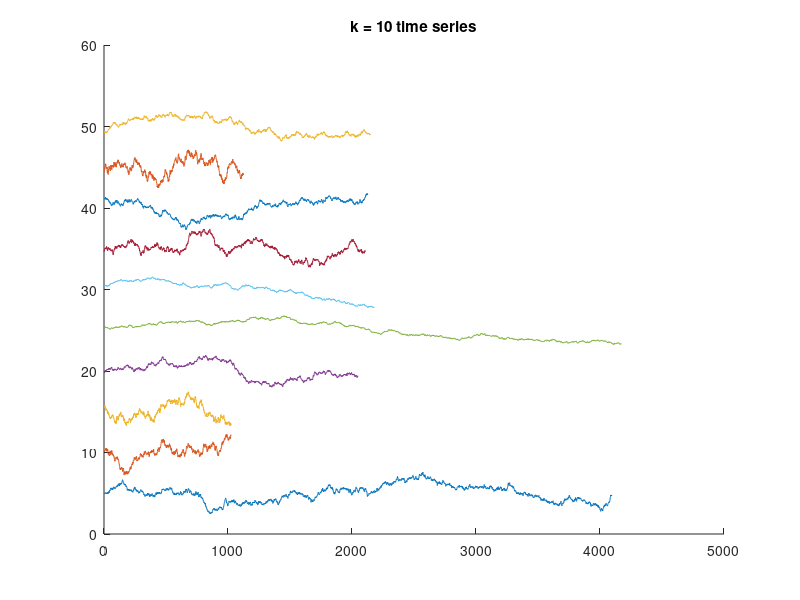

Recreate this plot in MATLAB. (Note: this script raises an error after producing the figure.)
% consensus motif example for a sequence of 10 time series
% Commented out sections were used to generate the file random_walk.txts

% Generate a number of short time series.
rng(0, 'twister');
k = 10;
baselen = 2^12;
L = [2^12; 2^10; 2^10; 2^11 + 1; 2^12 + 76; 2^11 + 130; 2^11 + 60; 2^11 + 80; 2^10 + 100; 2^11 + 100];
subsequence_len = 301;

T = zeros(sum(L) + k - 1,1);
T(1:L(1)) = cumsum(randn(L(1), 1));
j = L(1) + 1;
for i = 2 : k
    T(j) = NaN;
    T(j + 1 : j + L(i)) = cumsum(randn(L(i), 1));
    j = j + 1 + L(i);
end

figure();
ax = axes();
j = 1;
hold on;
for i = 1 : 10
    plot(zscore(T(j : j + L(i) - 1),1) + 5*i);
    j = j + 1 + L(i);
end
hold off;
title(sprintf('k = %d time series',k));
ax.YTick = [];
drawnow;
%%
[sol,obj] = consensus_search.from_nan_cat(T,subsequence_len,true);
% title(sprintf('corresponding consensus motif for subsequence length: %d radius %g',subsequence_len,sol.radius));
% drawnow;

% Example of the same thing using the constructor interface directly
% True forces it to generate a basic plot

% obj_s = consensus_search(obj.ts, subsequence_len);
% sol_s = obj_s.solve_opt(true);

% Example of  "k of P"
% Here these are just spurious correlations, if we look for the best match
% in 7 out of 10, the distribution is considerably tighter.

% sol_k = obj.solve_optimal_subset(7, true);


% You can also use 
% title_string = 'demo';
% obj_s.plot_dist(sol, title_string);

% optional to test against brute force version
% On this particular problem execution time doesn't differ that much.
% This may be updated to bundle a C++ implementation of mpx_AB to make the
% difference more apparent.


% [sol_0] = obj.solve_naive(true);
